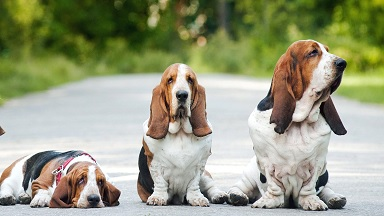
#> input picture data/test_sift.jpg, 384 x 216 px
$ python test_SIFT.py
#> lines starting #> are read from the running program, lines starting #| are printed output that depends on the picture
#> further down, im_test is the input picture: PIL image 384x216 RGB; mean R, G, B 153.4, 157.4, 129.6
### code/SIFT.py
# -*- coding: utf-8 -*-
"""
Created on Wed Feb 15 20:04:58 2017

@author: Thomas
"""

import numpy as np
import pandas as pd
import matplotlib.pyplot as plt
import doctest
import math
import scipy.ndimage.filters as filters
from PIL import Image


# [16 lines left out: function resample2, not called in this run]

def rgb2gray(im):
    """
    Convert image im to grayscale
    Parameters:
    	im: RGB image as numpy array
    """
    im = np.dot(im[:,:,:3],[0.299, 0.587, 0.114])
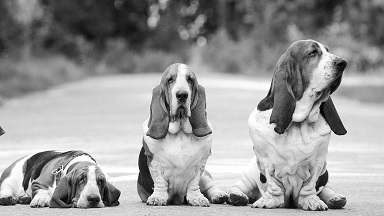
#> im: shape (216, 384) float64; min 0.456, max 255, mean 153
    return im

class keypoint(object):
	"""
	SIFT keypoint with features
	"""
	def __init__(self, x, y, scale):
		self.x = x
		self.y = y
		self.scale = scale
		self.orientation = 0
		self.magnitude = 0
		self.features = []

class Octave(object):
	def __init__(self, image, nb_levels, k, sigma):
#> called with nb_levels = 5, k = 1.41, sigma = 0.707
		self.image = image
		self.nb_levels = nb_levels
		self.k = k
		self.sigma = sigma
		self.DoG = 0
		self.keys = []
		self.scale = []
		for i in range(self.nb_levels):
			self.scale.append(k ** (i+1) * self.sigma)
		self.octave = np.array([])
		self.DOG = np.array([])

	def build_octave(self):
		"""
		Generate an octave of the image
		Parameters:
			image: image in grayscale as numpy array
			nb_levels: number of scale levels in the octave
			k: blur ratio between scales
			sigma: variance of the gaussian blur
		"""
		octave = np.ones((self.image.shape[0],self.image.shape[1],self.nb_levels))
		for i in range(self.nb_levels):
			octave[:,:,i] = filters.gaussian_filter(self.image, (1+i) * self.k * self.sigma)
		self.octave = octave

	def log_approx(self):
		"""
		Compute the Difference of Gaussian images as an approximation of the image Laplacian
		Parameters:
			octave: an octave of the grayscale image
		"""
		octave = self.octave
		nb_levels = int(octave.shape[2])
#> nb_levels = 5
		DOG = np.ones((self.octave.shape[0],self.octave.shape[1],nb_levels-1))
		for i in range(self.nb_levels - 1):
			DOG[:,:,i] = octave[:,:,i] - octave[:,:,i + 1]
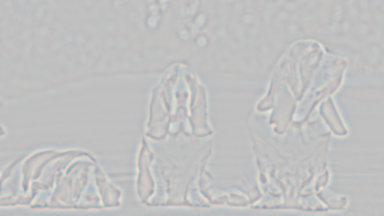
#> DOG: shape (216, 384, 4) float64; mean of channels 0, 1, 2, 3 0, 0, 0, 0; transparent parts drawn white
		self.DOG = DOG

	def find_extrema(self):
		"""
		Find the extrema of the DoG ie image lagrangian approximation function
		Parameters:
			DOG: the difference of gaussians function
		"""
		DOG = self.DOG
		for k in range(1, int(DOG.shape[2])-1):
			for i in range(1, int(DOG.shape[0]) - 1):
				for j in range(1, int(DOG.shape[1]) - 1):
					neighborhood_upscale = DOG[i-1:i+2, j-1:j+2, k-1].flatten()
					neighborhood = DOG[i-1:i+2, j-1:j+2, k].flatten()
					neighborhood_downscale = DOG[i-1:i+2, j-1:j+2, k+1].flatten()
					N = np.concatenate((neighborhood_upscale, neighborhood), axis=0)
					N = np.concatenate((N, neighborhood_downscale), axis=0)
					sample = DOG[i,j,k]
					if(sample == np.max(N)):
						key = keypoint(i, j, (k-1)*self.sigma)
						self.keys.append(key)
					elif(sample == np.min(N)):
						key = keypoint(i, j, (k-1)*self.sigma)
						self.keys.append(key)
#> after the loop, self.keys = 101 items

	def rm_bkeys(self, threshold_contrast, threshold_edge):
		"""
		Remove the keypoints which are not pertinent (low constrast or on an edge)
		Parameters:
			threshold_contrast: threshold value for keypoint contrast
			threshold_edge: threshold value for keypoint gradient magnitude (ratio between the two eigenvalues)
		"""
#> called with threshold_contrast = 1.2, threshold_edge = 10
		new_keys = []
		for key in self.keys:
			DOG_image = self.DOG[:,:,int(key.scale / self.sigma)]

			## Remove low constrasts
			if(DOG_image[key.x, key.y] < threshold_contrast):
				new_keys.append(key)

			## Remowe edges
			k = key.x
			l = key.y
			H = np.zeros((2,2))
			H[0,0] = (DOG_image[k+1,l] - DOG_image[k,l]) - (DOG_image[k,l] - DOG_image[k-1,l])
			dx1 = (DOG_image[k+1,l-1] - DOG_image[k-1,l-1]) / 2
			dx2 = (DOG_image[k+1,l+1] - DOG_image[k-1,l+1]) / 2
			H[0,1] = dx2 - dx1
			dy1 = (DOG_image[k-1,l+1] - DOG_image[k-1,l-1]) / 2
			dy2 = (DOG_image[k+1,l+1] - DOG_image[k+1,l-1]) / 2
			H[1,0] = dy2 - dy1
			H[1,1] = (DOG_image[k,l+1] - DOG_image[k,l]) - (DOG_image[k,l] - DOG_image[k,l-1])
			## Compute the Trace and Determinant
			trH = np.trace(H)
			detH = np.linalg.det(H)
			## Test on the ratio
			if((trH**2 / detH) < ((threshold_edge + 1)**2 / threshold_edge)):
				new_keys.append(key)
#> this loop made 101 passes
#> (k, l, dx1, dx2, dy1, dy2, trH, detH) on passes 1 to 12: (5, 170, 0.334, -0.128, 0.728, 0.265, 1.54, 0.0861), (6, 15, 0.37, -0.162, 0.205, -0.327, 0.336, -0.312), (9, 222, 0.11, 0.162, 0.0848, 0.136, -0.405, -0.288), (12, 353, -0.703, 0.0176, -0.642, 0.0791, -2.56, 0.552), (13, 39, 0.81, 0.0143, 0.644, -0.152, -0.964, -0.448), (13, 268, -0.0754, 0.196, 0.482, 0.753, 0.166, -0.0688), (15, 82, 0.302, 0.38, -0.211, -0.133, -1.1, 0.194), (16, 132, -0.718, -0.632, -0.247, -0.161, 0.102, -0.138), (18, 57, 0.122, -0.672, 0.479, -0.315, 0.00714, -0.699), (18, 248, -0.278, -0.508, 0.548, 0.319, 0.926, -1.27), (20, 200, -0.774, 2.14, -0.0575, 2.86, 1.9, -7.78), (20, 373, -0.226, -0.496, -0.187, -0.457, -0.376, -0.228)
#> (k, l, dx1, dx2) on pass 22: (32, 222, 0.0693, -0.911)
#> pass 1, in rm_bkeys, `DOG_image = self.DOG[:,:,int(key.scale / self.sigma)]`:
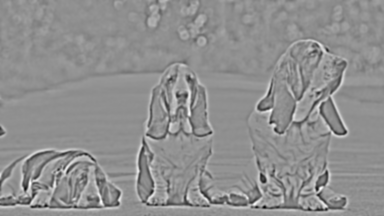
#> DOG_image: shape (216, 384) float64; min -64.75, max 49.94, mean 0; drawn with min black and max white
		self.keys = new_keys

	def assign_orientation(self):
		"""
		Assign the dominant orientation of the gradient of each keypoint
		"""
		for key in self.keys:
			L_image = self.octave[:,:,int(key.scale / self.sigma)]
			## Compute magnitude and orientation around the keypoint
			k = key.x
			l = key.y
			N = L_image[k-1:k+2,l-1:l+2]
			M = np.zeros((3,3))
			Theta = np.zeros((3,3))
			for mi in range(3):
				for mj in range(3):
					M[mi, mj] = math.sqrt( (L_image[mi+1, mj] - L_image[mi-1,mj])**2 + (L_image[mi, mj+1] - L_image[mi, mj-1])**2 )
					Theta[mi, mj] = math.degrees(math.atan( (L_image[mi, mj+1] - L_image[mi, mj-1])/(L_image[mi+1, mj] - L_image[mi-1, mj])) )
			## Blur the magnitude matrix
			M = filters.gaussian_filter(M, 1.5 * self.sigma)
			## Build a histogram
			H = np.zeros((36,1))
			M = M.flatten()
			Theta = Theta.flatten()
			for mi in range(9):
				bin_h = int(math.floor(Theta[mi] / 10)) ## between 0 and 35
				H[bin_h] = Theta[mi] * M[mi]
			## Define the orientation of the keypoint
			keypoint_orientation = np.argmax(H)
			keypoint_magnitude = np.max(H)
			key.orientation = keypoint_orientation
			key.magnitude = keypoint_magnitude
			## Check if another orientation is above 80% of the maximum
			for mi in range(36):
				if(H[mi] > 0.8 * np.max(H)):
					if(mi != np.argmax(H)):
						keypoint_orientation = mi
						keypoint_magnitude = H[mi]
						key = keypoint(k, l, key.scale, keypoint_orientation, keypoint_magnitude)
#> this loop made 138 passes
#> pass 1, in assign_orientation, `L_image = self.octave[:,:,int(key.scale / self.sigma)]`:
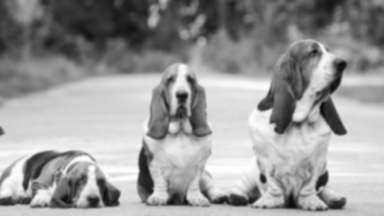
#> L_image: shape (216, 384) float64; min 11.29, max 254.7, mean 153

	def generate_features(self,wsize):
		"""
		Generate the actual SIFT features from the neighborhood gradient orientation and magnitude
		Parameters:
			wsize: size of the neighborhood (16x16 in D.Lowe, 8x8 in our case because of small images)
		"""
#> called with wsize = 8
		for key in self.keys:
			L_image = self.octave[:,:,int(key.scale / self.sigma)]
			## Compute the magnitude and orientation around the keypoint
			k = key.x
			l = key.y

			## First quadrant
			M = np.zeros((4,4))
			Theta = np.zeros((4,4))
			for mi in range(1,5):
				for mj in range(1,5):
					M[mi-1,mi-1] = math.sqrt( (L_image[k-mi+1,l-mj] - L_image[k-mi-1,l-mj])**2 + (L_image[k-mi, l-mj+1] - L_image[k-mi, l-mj-1])**2 )
					Theta[mi-1,mi-1] = math.degrees(math.atan( (L_image[k-mi, l-mj+1] - L_image[k-mi, l-mj-1])/(L_image[k-mi+1, l-mj] - L_image[k-mi-1, l-mj])) )
			## Blur the magnitude matrix
			M = filters.gaussian_filter(M, 1.5 * self.sigma)
			## Put orientations in a 8 bin histogram
			hist1 = [0]*8
			for mi in range(4):
				for mj in range(4):
					bin_h = int(math.floor( Theta[mi,mj] / 45))
					hist1[bin_h] += M[mi,mj] * Theta[mi,mj]

			## Second quadrant
			M = np.zeros((4,4))
			Theta = np.zeros((4,4))
			for mi in range(1,5):
				for mj in range(1,5):
					M[mi-1,mi-1] = math.sqrt( (L_image[k-mi+1,l+mj] - L_image[k-mi-1,l+mj])**2 + (L_image[k-mi, l+mj+1] - L_image[k-mi, l+mj-1])**2 )
					Theta[mi-1,mi-1] = math.degrees(math.atan( (L_image[k-mi, l+mj+1] - L_image[k-mi, l+mj-1])/(L_image[k-mi+1, l+mj] - L_image[k-mi-1, l+mj])) )
			## Blur the magnitude matrix
			M = filters.gaussian_filter(M, 1.5 * self.sigma)
			## Put orientations in a 8 bin histogram
			hist2 = [0]*8
			for mi in range(4):
				for mj in range(4):
					bin_h = int(math.floor( Theta[mi,mj] / 45))
					hist2[bin_h] += M[mi,mj] * Theta[mi,mj]

			## Third quadrant
			M = np.zeros((4,4))
			Theta = np.zeros((4,4))
			for mi in range(1,5):
				for mj in range(1,5):
					M[mi-1,mi-1] = math.sqrt( (L_image[k+mi+1,l-mj] - L_image[k+mi-1,l-mj])**2 + (L_image[k+mi, l-mj+1] - L_image[k+mi, l-mj-1])**2 )
					Theta[mi-1,mi-1] = math.degrees(math.atan( (L_image[k+mi, l-mj+1] - L_image[k+mi, l-mj-1])/(L_image[k+mi+1, l-mj] - L_image[k+mi-1, l-mj])) )
			## Blur the magnitude matrix
			M = filters.gaussian_filter(M, 1.5 * self.sigma)
			## Put orientations in a 8 bin histogram
			hist3 = [0]*8
			for mi in range(4):
				for mj in range(4):
					bin_h = int(math.floor( Theta[mi,mj] / 45))
					hist3[bin_h] += M[mi,mj] * Theta[mi,mj]

			## Fourth quadrant
			M = np.zeros((4,4))
			Theta = np.zeros((4,4))
			for mi in range(1,5):
				for mj in range(1,5):
					M[mi-1,mi-1] = math.sqrt( (L_image[k+mi+1,l+mj] - L_image[k+mi-1,l+mj])**2 + (L_image[k+mi, l+mj+1] - L_image[k+mi, l+mj-1])**2 )
					Theta[mi-1,mi-1] = math.degrees(math.atan( (L_image[k+mi, l+mj+1] - L_image[k+mi, l+mj-1])/(L_image[k+mi+1, l+mj] - L_image[k+mi-1, l+mj])) )
			## Blur the magnitude matrix
			M = filters.gaussian_filter(M, 1.5 * self.sigma)
			## Put orientations in a 8 bin histogram
			hist4 = [0]*8
			for mi in range(4):
				for mj in range(4):
					bin_h = int(math.floor( Theta[mi,mj] / 45))
					hist4[bin_h] += M[mi,mj] * Theta[mi,mj]

			## Concatenate the histograms
			hist1 = np.array(hist1)
			hist2 = np.array(hist2)
			hist3 = np.array(hist3)
			hist4 = np.array(hist4)
			Hist = np.concatenate((hist1, hist2), axis=0)
			Hist = np.concatenate((Hist, hist3), axis=0)
			Hist = np.concatenate((Hist, hist4), axis=0)

			## Ensure rotation independence
			Hist = Hist - key.orientation

			## Ensure illumination independence
			Hist[Hist > 0.2] = 0.2

			## Assign Hist to keypoint features
			key.features = Hist


# [13 lines left out: function SIFT_descriptor, not called in this run]

### code/test_SIFT.py
# -*- coding: utf-8 -*-
"""
Created on Fri Feb 17 12:39:08 2017

@author: Thomas PESNEAU
"""

import numpy as np
import pandas as pd
import matplotlib.pyplot as plt
import doctest
import math
import scipy.ndimage.filters as filters
from PIL import Image

## Open test image
im_test = Image.open("../data/test_sift.jpg")
image = np.array(im_test)

## Test
import SIFT
nb_levels = 5
k = math.sqrt(2)
sigma = 1. / math.sqrt(2)
t_contrast = 1.2
t_edge = 10
wsize = 8

image = SIFT.rgb2gray(image)
Oct = SIFT.Octave(image, nb_levels, k, sigma)
print("Build octave")
Oct.build_octave()
print("Log approximation")
Oct.log_approx()
print("Extrema")
Oct.find_extrema()
print("Remove bad keypoints")
Oct.rm_bkeys(t_contrast, t_edge)
print("Assign orientation")
Oct.assign_orientation()
print("Generate features")
Oct.generate_features(wsize)
